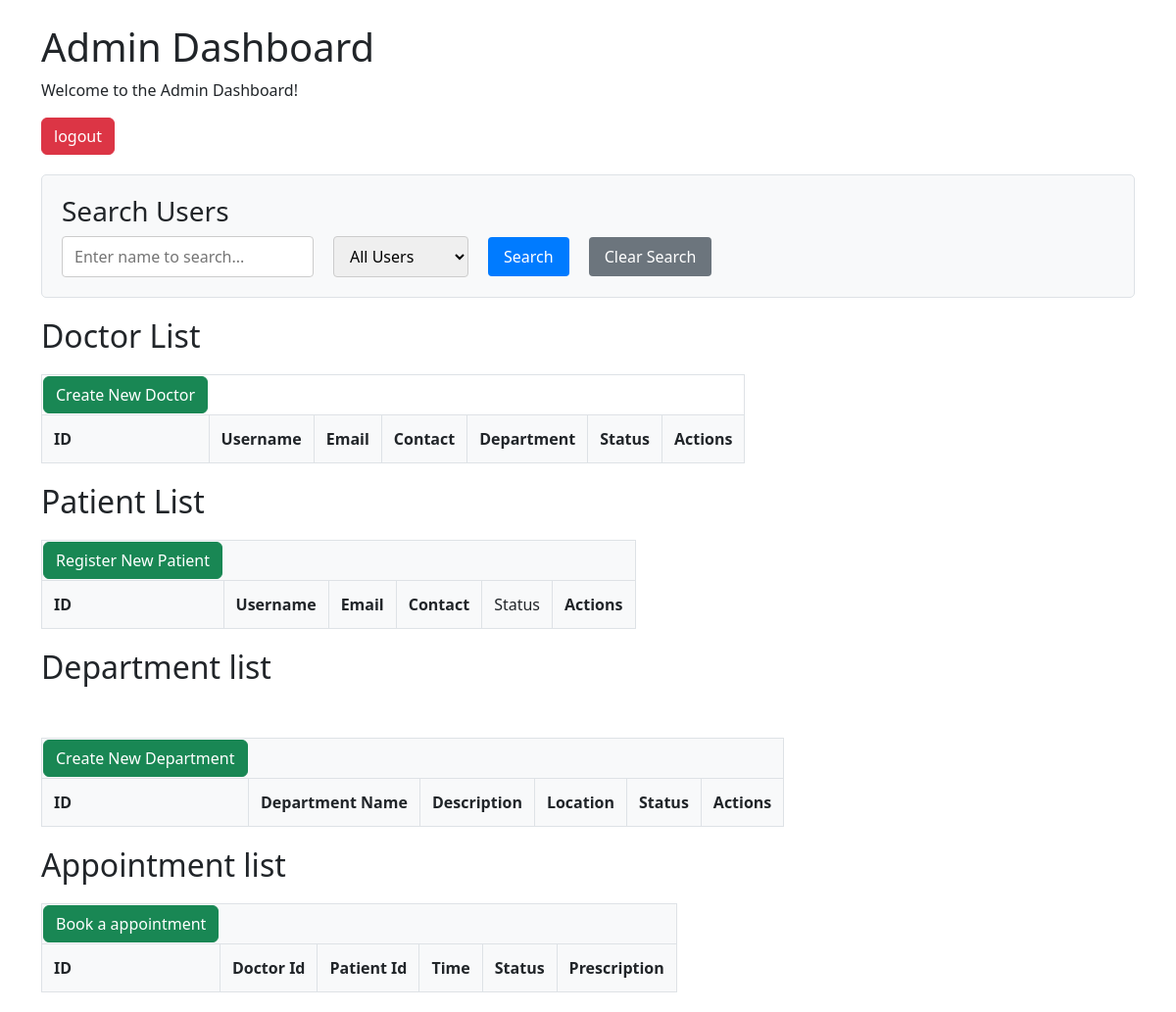
Before: /admin_dashboard with the older database file.
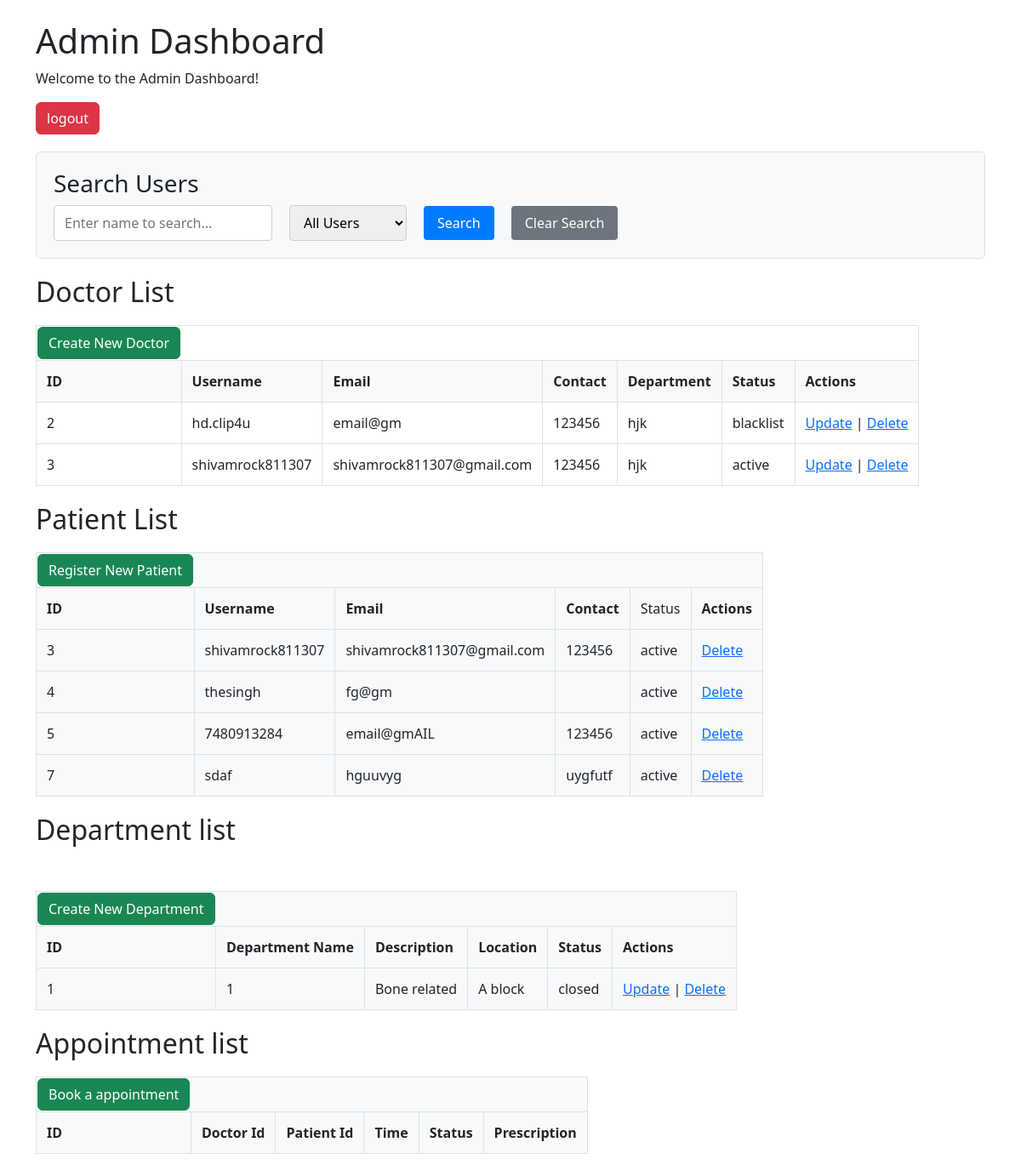
After: the same page with the newer database file.
### models.py (models this page shows)
class Doctor(db.Model):
    id = db.Column(db.Integer, primary_key=True)
    username = db.Column(db.String(50), unique=True, nullable=False)
    password = db.Column(db.String(128), nullable=False)
    email = db.Column(db.String(100), unique=True, nullable=False)
    contact = db.Column(db.String(15), nullable=False)
    dept_id=db.Column(db.Integer,db.ForeignKey('department.id'))
    status = db.Column(db.String(20), default="active")
    role = db.Column(db.String(20), default="doctor")
    admin_id = db.Column(db.Integer, db.ForeignKey('admin.id'),default='admin')
    schedules = db.relationship('Schedule_doctors', backref='doctor', lazy=True)
    appointment = db.relationship('Appointment', backref='doctor', lazy=True)

class Patient(db.Model):
    id = db.Column(db.Integer, primary_key=True)
    username = db.Column(db.String(50), unique=True, nullable=False)
    password = db.Column(db.String(128), nullable=False)
    email = db.Column(db.String(100), unique=True, nullable=False)
    contact = db.Column(db.String(15), nullable=False)
    appointment = db.relationship('Appointment', backref='patient', lazy=True)
    status = db.Column(db.String(20), default="active", nullable=False)
    role = db.Column(db.String(20), default="customer", nullable=False)

class Department(db.Model):
    id=db.Column(db.Integer,primary_key=True)
    name=db.Column(db.String(),nullable=False)
    description=db.Column(db.String(),nullable=False)
    building=db.Column(db.String(),nullable=False)
    status=db.Column(db.String(),default="active",nullable=False)
    doctors=db.relationship('Doctor',lazy=True)
    admin_id = db.Column(db.Integer, db.ForeignKey('admin.id'),default="admin", nullable=False)

### app.py (the view)
@app.route('/admin_dashboard')
def admin_dashboard():
    doctors = Doctor.query.all()
    patients = Patient.query.all()
    departments=Department.query.all()
    return render_template('admin_dashboard.html',doctors=doctors,patients=patients,departments=departments)

### templates/admin_dashboard.html (shortened to what this page needs)
{% extends 'base.html' %}
{% block content %}
<body>
<h1>Admin Dashboard</h1>
<p>Welcome to the Admin Dashboard!</p>
<form action="/">
    <input type="submit" class="btn btn-danger" value="logout">
</form>
<div style="background-color: #f8f9fa; padding: 20px; margin: 20px 0; border-radius: 5px; border: 1px solid #dee2e6;">
    <h3>Search Users</h3>
    <form method="POST" action="/admin_search" style="display: flex; gap: 20px; align-items: center; flex-wrap: wrap;">
        <input type="text" name="search_query" placeholder="Enter name to search..."
            value="{{ search_query if search_query else '' }}"
            style="padding: 8px 12px; border: 1px solid #ccc; border-radius: 4px; min-width: 250px;">
        <select name="search_type" style="padding: 8px 12px; border: 1px solid #ccc; border-radius: 4px;">
            <option value="all" {{ 'selected' if search_type=='all' else '' }}>All Users</option>
        </select>
        <button type="submit"
            style="padding: 8px 16px; background-color: #007bff; color: white; border: none; border-radius: 4px; cursor: pointer;">
            Search
        </button>
        <a href="/admin_dashboard"
            style="padding: 8px 16px; background-color: #6c757d; color: white; text-decoration: none; border-radius: 4px;">
            Clear Search
        </a>
    </form>
</div>
<div>
    <h2>Doctor List</h2>
    <table style="width:100%vw, #f8f9fa;padding: 20px; margin: 20px 0; border-radius: 5px; border: 1px solid #dee2e6;">
        <thead>
            <tr><td><button onclick="location.href='/create_doctor'" class="btn btn-success">Create New Doctor</button></td></tr>
            <tr style="background-color: #f8f9fa;">
                <th style="padding: 12px; border: 1px solid #dee2e6;">ID</th>
                <th style="padding: 12px; border: 1px solid #dee2e6;">Username</th>
                <th style="padding: 12px; border: 1px solid #dee2e6;">Email</th>
                <th style="padding: 12px; border: 1px solid #dee2e6;">Contact</th>
                <th style="padding: 12px; border: 1px solid #dee2e6;">Department</th>
                <th style="padding: 12px; border: 1px solid #dee2e6;">Status</th>
                <th style="padding: 12px; border: 1px solid #dee2e6;">Actions</th>
            </tr>
        </thead>
        <tbody>
            {% for doctor in doctors %}
            <tr>
                <td style="padding: 12px; border: 1px solid #dee2e6;">{{ doctor.id }}</td>
                <td style="padding: 12px; border: 1px solid #dee2e6;">{{ doctor.username }}</td>
                <td style="padding: 12px; border: 1px solid #dee2e6;">{{ doctor.email }}</td>
                <td style="padding: 12px; border: 1px solid #dee2e6;">{{ doctor.contact }}</td>
                <td style="padding: 12px; border: 1px solid #dee2e6;">{{ doctor.dept_id}}</td>
                <td style="padding: 12px; border: 1px solid #dee2e6;">{{ doctor.status }}</td>
                <td style="padding: 12px; border: 1px solid #dee2e6;">
                    <a href="/edit_doctor/{{ doctor.id }} ">Update</a> |
                    <a href="/delete_doctor/{{ doctor.id }}">Delete</a>
                </td>
            </tr>
            {% endfor %}
        </tbody>
    </table>
</div>
<div>
<h2>Patient List</h2>
<table style="background-color: #f8f9fa; padding: 20px; margin: 20px 0; border-radius: 5px; border: 1px solid #dee2e6;">
    <thead>
        <tr>
            <td><button onclick="location.href='/register'" class="btn btn-success">Register New Patient</button></td>
        </tr>
        <tr style="background-color: #f8f9fa;">
            <th style="padding: 12px; border: 1px solid #dee2e6;">ID</th>
            <th style="padding: 12px; border: 1px solid #dee2e6;">Username</th>
            <th style="padding: 12px; border: 1px solid #dee2e6;">Email</th>
            <th style="padding: 12px; border: 1px solid #dee2e6;">Contact</th>
            <td style="padding: 12px; border: 1px solid #dee2e6;">Status</td>
            <th style="padding: 12px; border: 1px solid #dee2e6;">Actions</th>
        </tr>
    </thead>
    <tbody>
        {% for patient in patients %}
        <tr>
            <td style="padding: 12px; border: 1px solid #dee2e6;">{{ patient.id }}</td>
            <td style="padding: 12px; border: 1px solid #dee2e6;">{{ patient.username }}</td>
            <td style="padding: 12px; border: 1px solid #dee2e6;">{{ patient.email }}</td>
            <td style="padding: 12px; border: 1px solid #dee2e6;">{{ patient.contact }}</td>
            <td style="padding: 12px; border: 1px solid #dee2e6;" class=status>{{ patient.status }}</td>
            <td style="padding: 12px; border: 1px solid #dee2e6;">
                <a href="/delete_patient/{{ patient.id }}">Delete</a>
            </td>
        </tr>
        {% endfor %}
    </tbody>
</table>
</div>
<div>
    <h2>Department list</h2>
    <br>
    <table style="background-color: #f8f9fa; padding: 20px; margin: 20px 0; border-radius: 5px; border: 1px solid #dee2e6;">
        <thead>
            <tr><td><button onclick="location.href='/create_department'" class="btn btn-success">Create New Department</button></td></tr>
            <tr style="background-color: #f8f9fa;">
                <th style="padding: 12px; border: 1px solid #dee2e6;">ID</th>
                <th style="padding: 12px; border: 1px solid #dee2e6;">Department Name</th>
                <th style="padding: 12px; border: 1px solid #dee2e6;">Description</th>
                <th style="padding: 12px; border: 1px solid #dee2e6;">Location</th>
                <th style="padding: 12px; border: 1px solid #dee2e6;">Status</th>
                <th style="padding: 12px; border: 1px solid #dee2e6;">Actions</th>
            </tr>
        </thead>
        <tbody>
            {% for department in departments %}
            <tr>
                <td style="padding: 12px; border: 1px solid #dee2e6;">{{ department.id }}</td>
                <td style="padding: 12px; border: 1px solid #dee2e6;">{{department.name}}</td>
                <td style="padding: 12px; border: 1px solid #dee2e6;">{{department.description}}</td>
                <td style="padding: 12px; border: 1px solid #dee2e6;">{{department.building}}</td>
                <td style="padding: 12px; border: 1px solid #dee2e6;" class="status">{{department.status}}</td>
                <td style="padding: 12px; border: 1px solid #dee2e6;">
                    <a href="/edit_department/{{department.id}}">Update</a> |
                    <a href="/delete_department/{{ department.id }}">Delete</a>
                </td>
            </tr>
            {% endfor %}
        </tbody>
    </table>
</div>
<div id="appointment-table">
    <h2>Appointment list</h2>
    <table style="background-color: #f8f9fa; padding: 20px; margin: 20px 0; border-radius: 5px; border: 1px solid #dee2e6;">
        <thead>
            <tr><td><button onclick="location.href='/create_appointment'" class="btn btn-success">Book a appointment</button></td></tr>
            <tr style="background-color: #f8f9fa;">
                <th style="padding: 12px; border: 1px solid #dee2e6;">ID</th>
                <th style="padding: 12px; border: 1px solid #dee2e6;">Doctor Id</th>
                <th style="padding: 12px; border: 1px solid #dee2e6;">Patient Id</th>
                <th style="padding: 12px; border: 1px solid #dee2e6;">Time</th>
                <th style="padding: 12px; border: 1px solid #dee2e6;">Status</th>
                <th style="padding: 12px; border: 1px solid #dee2e6;">Prescription</th>
            </tr>
        </thead>
    </table>
</div>
</body>
{% endblock %}

### templates/base.html (shortened to what this page needs)
<!DOCTYPE html>
<html lang="en">
<head>
    <link href="https://cdn.jsdelivr.net/npm/bootstrap@5.3.0/dist/css/bootstrap.min.css" rel="stylesheet">
    <link href="https://cdn.jsdelivr.net/npm/bootstrap@5.3.8/dist/css/bootstrap.min.css" rel="stylesheet"
>
</head>
<body>
    <div class="container mt-4">
        {% block content %}{% endblock %}
    </div>
</body>
</html>

Changed rows visible on the page:
added Doctor: id "2", username "hd.clip4u", email "email@gm", contact "123456", dept_id "hjk", status "blacklist"
added Doctor: id "3", username "shivamrock811307", email "shivamrock811307@gmail.com", contact "123456", dept_id "hjk", status "active"
added Patient: id "3", username "shivamrock811307", email "shivamrock811307@gmail.com", contact "123456", status "active"
added Patient: id "4", username "thesingh", email "fg@gm", status "active"
added Patient: id "5", username "7480913284", email "email@gmAIL", contact "123456", status "active"
added Patient: id "7", username "sdaf", email "hguuvyg", contact "uygfutf", status "active"
added Department: id "1", name "1", description "Bone related", building "A block", status "closed"
